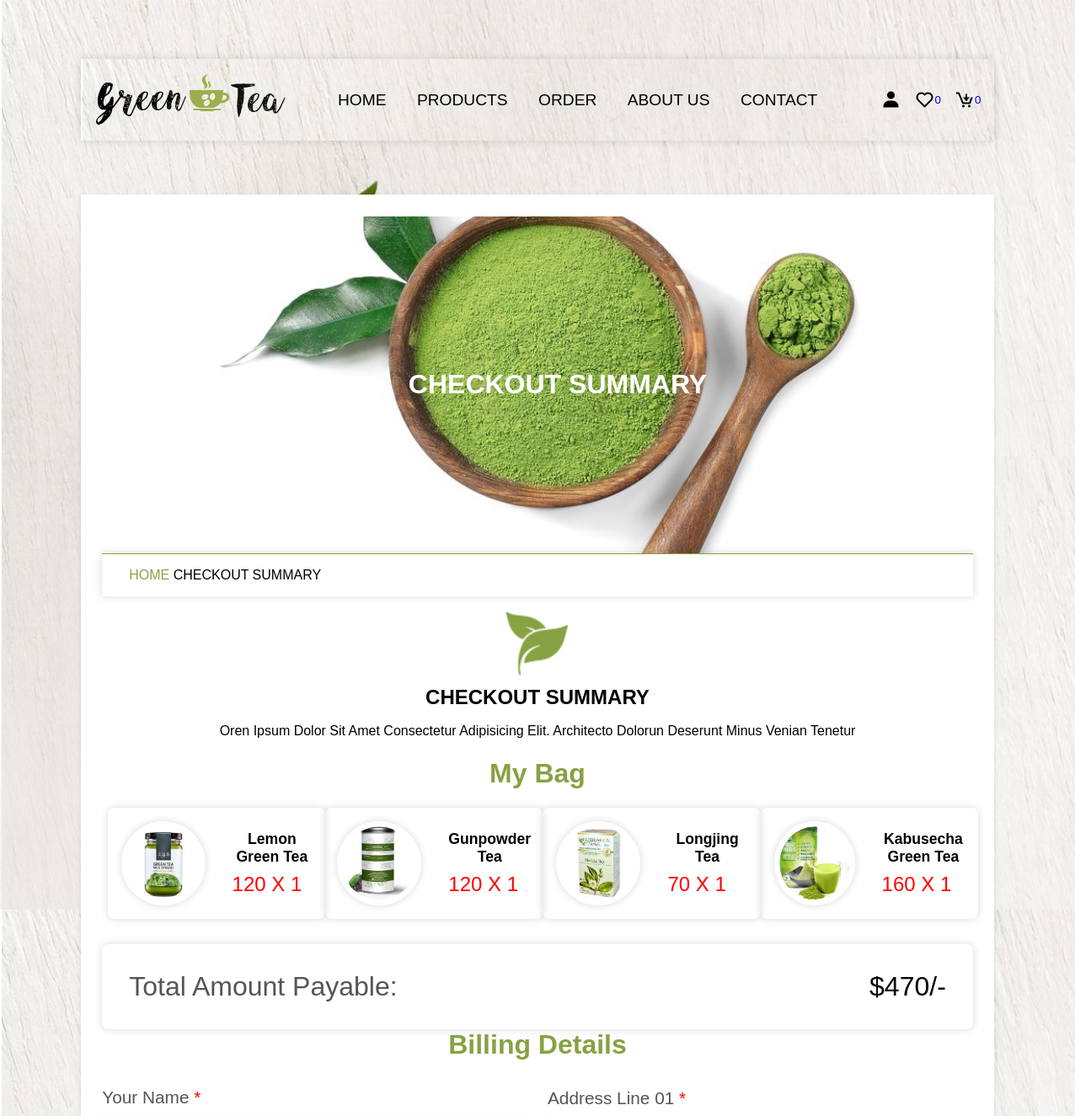
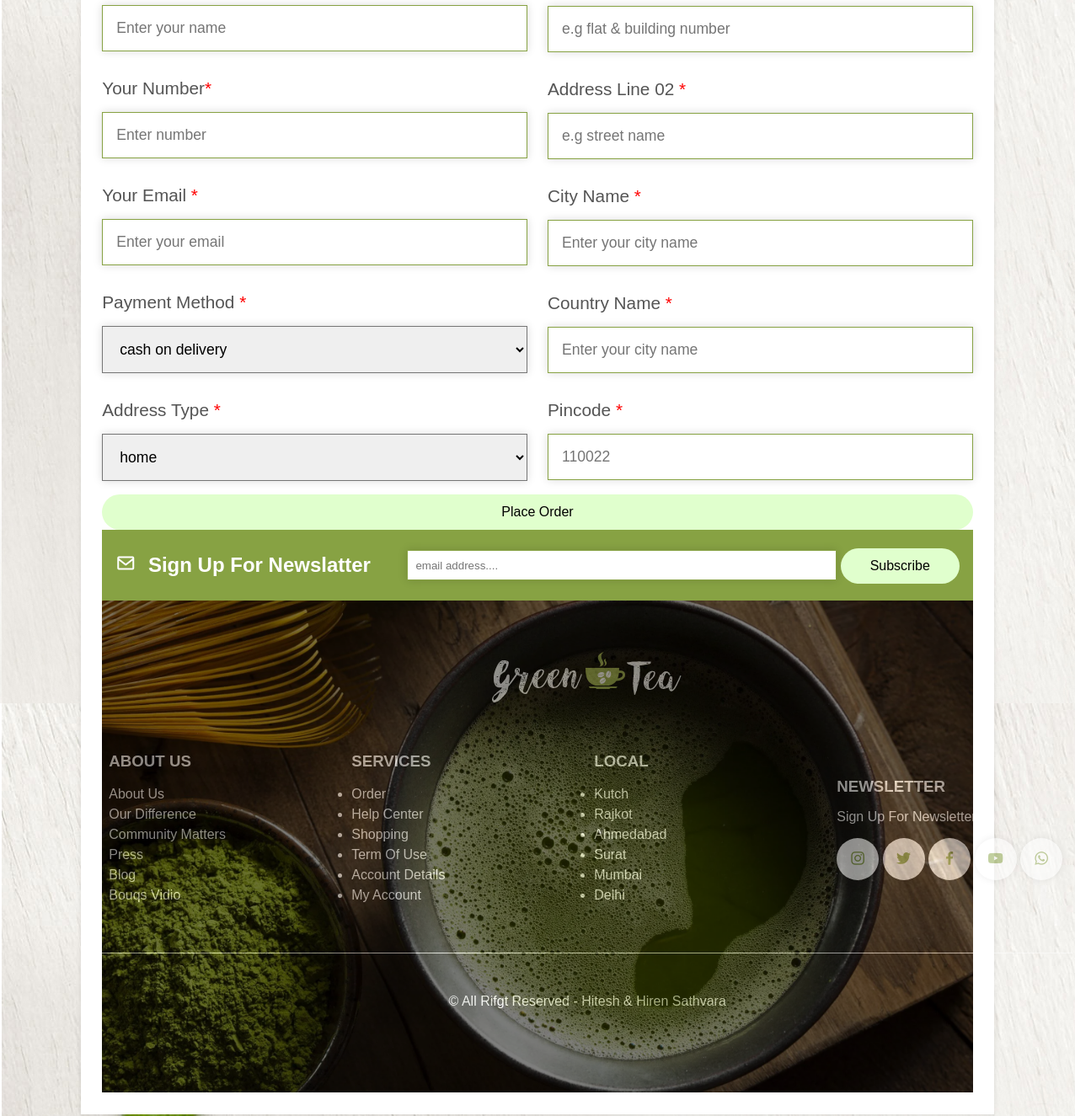
The page /checkout.php on the database its author committed (2 pictures, top to bottom).
### tables this page shows
CREATE TABLE `cart` (
  `id` varchar(20) NOT NULL,
  `user_id` varchar(20) NOT NULL,
  `product_id` varchar(20) NOT NULL,
  `price` int(100) NOT NULL,
  `qty` int(2) NOT NULL DEFAULT 1
);

CREATE TABLE `products` (
  `id` int(20) NOT NULL,
  `name` varchar(250) NOT NULL,
  `price` decimal(50,0) NOT NULL,
  `image` blob NOT NULL,
  `product_detail` varchar(1000) NOT NULL,
  `status` varchar(100) NOT NULL
);

### checkout.php (the view, shortened to what this page needs)
<?php
    include 'components/connection.php';
    if (isset($_SESSION['user_id'])) {
        $user_id = $_SESSION['user_id'];
    } else {
        $user_id = '';
    }
?>
<!DOCTYPE html>
<html lang="en">
<head>
	<link href='https://unpkg.com/boxicons@2.1.4/css/boxicons.min.css' rel='stylesheet'>
</head>
<body>
	<?php include 'components/header.php'; ?>
	<div class="main">
		<div class="banner">
			<h1>checkout summary</h1>
		</div>
		<div class="title2">
			<a href="home.php">Home</a><span> checkout summary</span>
		</div>
		<section class="checkout">
			<div class="title">
				<img src="img/download.png" class="logo">
				<h1>checkout summary</h1>
				<p>oren ipsum dolor sit amet consectetur adipisicing elit. architecto dolorun deserunt minus venian
						tenetur
				</p>
			</div>
				<div class="row">
					<form method="post">
						<h3> billing details</h3>
						<div class="flex">
							<div class="box">
								<div class="input-field">
									<p>your name <span>*</span></p>
									<input type="text" name="name" required maxlength="50" placeholder="Enter your name" class="input">
								</div>
								<div class="input-field">
									<p>your number<span>*</span></p>
									<input type="number" name="number" required maxlength="10" placeholder="Enter number" class="input">
								</div>
								<div class="input-field">
									<p>your email <span>*</span></p>
									<input type="email" name="email" required maxlength="50" placeholder="Enter your email" class="input">
								</div>
								<div class="input-field">
									<p>payment method <span>*</span></p>
									<select name="method" class="input">
										<option value="cash on delivery">cash on delivery</option>
									</select>
								</div>
								<div class="input-field">
									<p>address type <span>*</span></p>
									<select name="address_type" class="input">
										<option value="home">home</option>
									</select>
								</div>
							</div>
							<div class="box">
								<div class="input-field">
									<p>address line 01 <span>*</span></p>
									<input type="text" name="flat" required maxlength="50" placeholder="e.g flat & building number" class="input">
								</div>
								<div class="input-field">
									<p>address line 02 <span>*</span></p>
									<input type="text" name="street" required maxlength="50" placeholder="e.g street name" class="input">
								</div>
								<div class="input-field">
									<p>city name <span>*</span></p>
									<input type="text" name="city" required maxlength="50" placeholder="Enter your city name " class="input">
								</div>
								<div class="input-field">
									<p>country name  <span>*</span></p>
									<input type="text" name="country" required maxlength="50" placeholder="Enter your city name " class="input">
								</div>
								<div class="input-field">
									<p>pincode  <span>*</span></p>
									<input type="text" name="pincode" required maxlength="6" placeholder="110022" min="0" max="999999" class="input">
								</div>
							</div>
						</div>
						<button type="submit" name="place_order" class="btn">place order</button>
					</form>
					<div class="summary">
						<h3>my bag</h3>
						<div class="box-container">
							<?php
							$grand_total=0;
							if (isset($_GET['get_id'])){
								$select_get = $conn->prepare("SELECT * FROM products WHERE id=?");
								$select_get->execute([$_GET['get_id']]);
								while($fetch_get = $select_get->fetch(PDO::FETCH_ASSOC)) {
									$sub_total = $fetch_get['price'];
									$grand_total+=$sub_total;
								?>
								<div class="flex">
									<img src="<?=$fetch_get['image']; ?>" class="image">
									<div>
										<h3 class="name"><?=$fetch_get['name']; ?></h3>
										<p class="price"><?=$fetch_get['price']; ?></p>
									</div>
								</div>
								<?php
										}
									}else{
										$select_cart = $conn->prepare("SELECT * FROM cart WHERE user_id=?");
										$select_cart->execute([$user_id]);
										if ($select_cart->rowCount()>0) {
											while($fetch_cart = $select_cart->fetch(PDO::FETCH_ASSOC)){
												$select_products=$conn->prepare("SELECT * FROM products WHERE id= ?");
												$select_products->execute([$fetch_cart['product_id']]);
												$fetch_product = $select_products->fetch(PDO::FETCH_ASSOC);
												$sub_total= ($fetch_cart['qty'] * $fetch_product['price']);
												$grand_total += $sub_total;
								?>
								<div class="flex">
									<img src="<?=$fetch_product['image']; ?>">
									<div>
										<h3 class="name"> <?=$fetch_product['name']; ?></h3>
										<p class="price"><?=$fetch_product['price']; ?> X <?=$fetch_cart['qty']; ?></p>
									</div>
								</div>
								<?php
										}
									}else{
										echo '<p class="empty">your cart is empty</p>';
									}
								}
							?>
						</div>
						<div class="grand-total"><span>total amount payable: </span>$<?= $grand_total ?>/-</div>
					</div>
				</div>
		</section>
		<?php include 'components/footer.php'; ?>
	</div>
</body>
</html>

### rows shown on the page
cart: product.image (picture), product.name "Lemon Green Tea", product.price "120", qty "1"
cart: product.image (picture), product.name "Gunpowder Tea", product.price "120", qty "1"
cart: product.image (picture), product.name "Longjing Tea", product.price "70", qty "1"
cart: product.image (picture), product.name "Kabusecha Green Tea", product.price "160", qty "1"

### other values the page prints
$grand_total "470"
